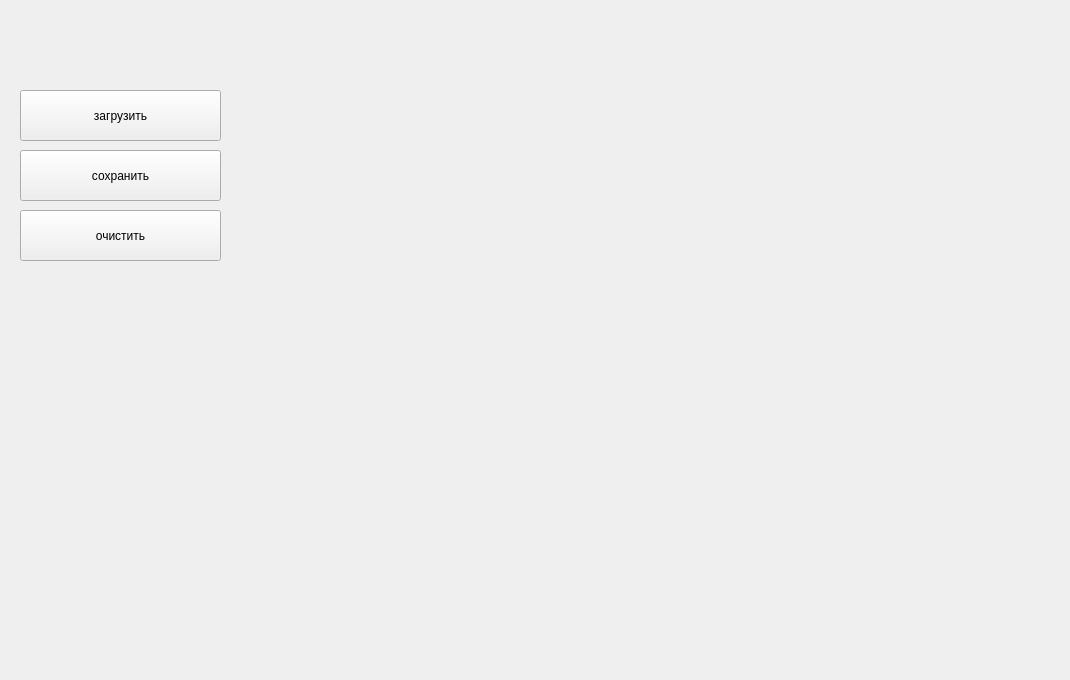
<?xml version="1.0" encoding="UTF-8"?>
<ui version="4.0">
 <class>MainWindow</class>
 <widget class="QMainWindow" name="MainWindow">
  <property name="enabled">
   <bool>true</bool>
  </property>
  <property name="geometry">
   <rect>
    <x>0</x>
    <y>0</y>
    <width>1070</width>
    <height>680</height>
   </rect>
  </property>
  <property name="windowTitle">
   <string>Танцевальная студия</string>
  </property>
  <widget class="QWidget" name="centralwidget">
   <widget class="QPushButton" name="loadButton">
    <property name="geometry">
     <rect>
      <x>20</x>
      <y>90</y>
      <width>201</width>
      <height>51</height>
     </rect>
    </property>
    <property name="text">
     <string>загрузить</string>
    </property>
   </widget>
   <widget class="QPushButton" name="saveButton">
    <property name="geometry">
     <rect>
      <x>20</x>
      <y>150</y>
      <width>201</width>
      <height>51</height>
     </rect>
    </property>
    <property name="text">
     <string>сохранить</string>
    </property>
   </widget>
   <widget class="QPushButton" name="clearButton">
    <property name="geometry">
     <rect>
      <x>20</x>
      <y>210</y>
      <width>201</width>
      <height>51</height>
     </rect>
    </property>
    <property name="text">
     <string>очистить</string>
    </property>
   </widget>
  </widget>
 </widget>
 <resources/>
 <connections/>
</ui>
